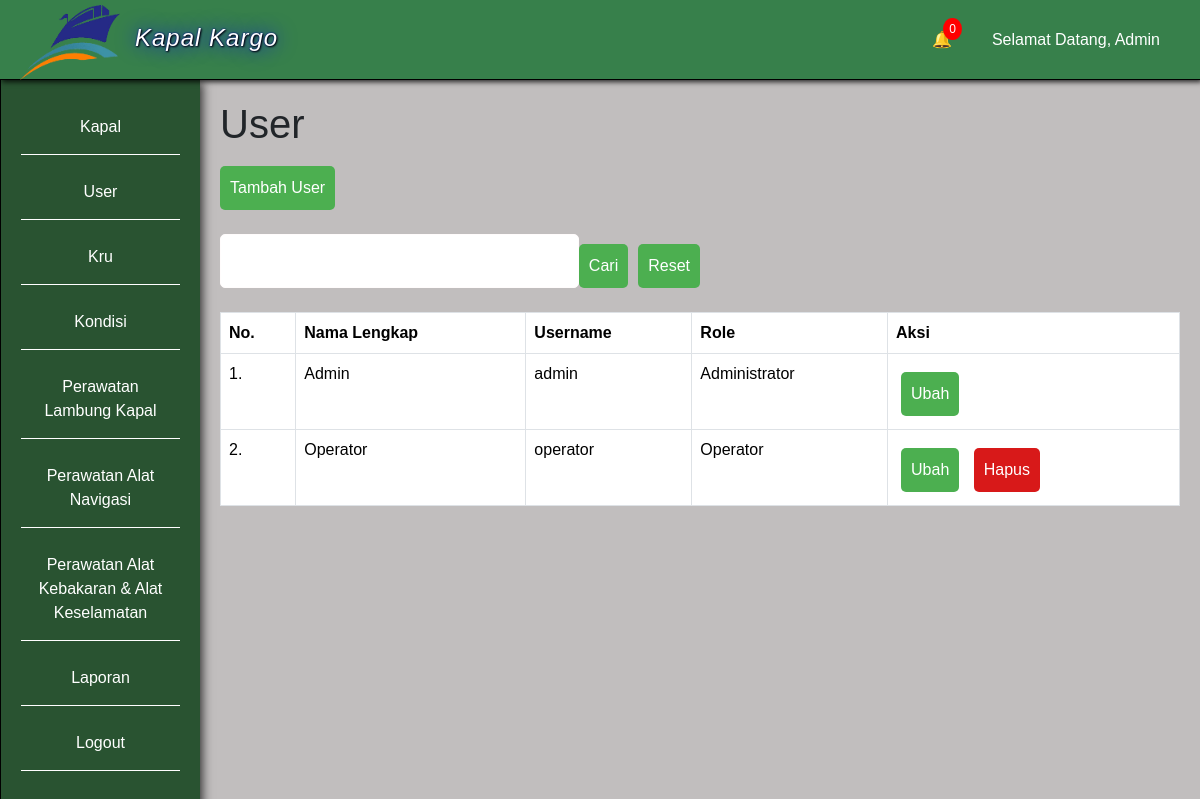
Before: /user.php (signed in) with the older database file.
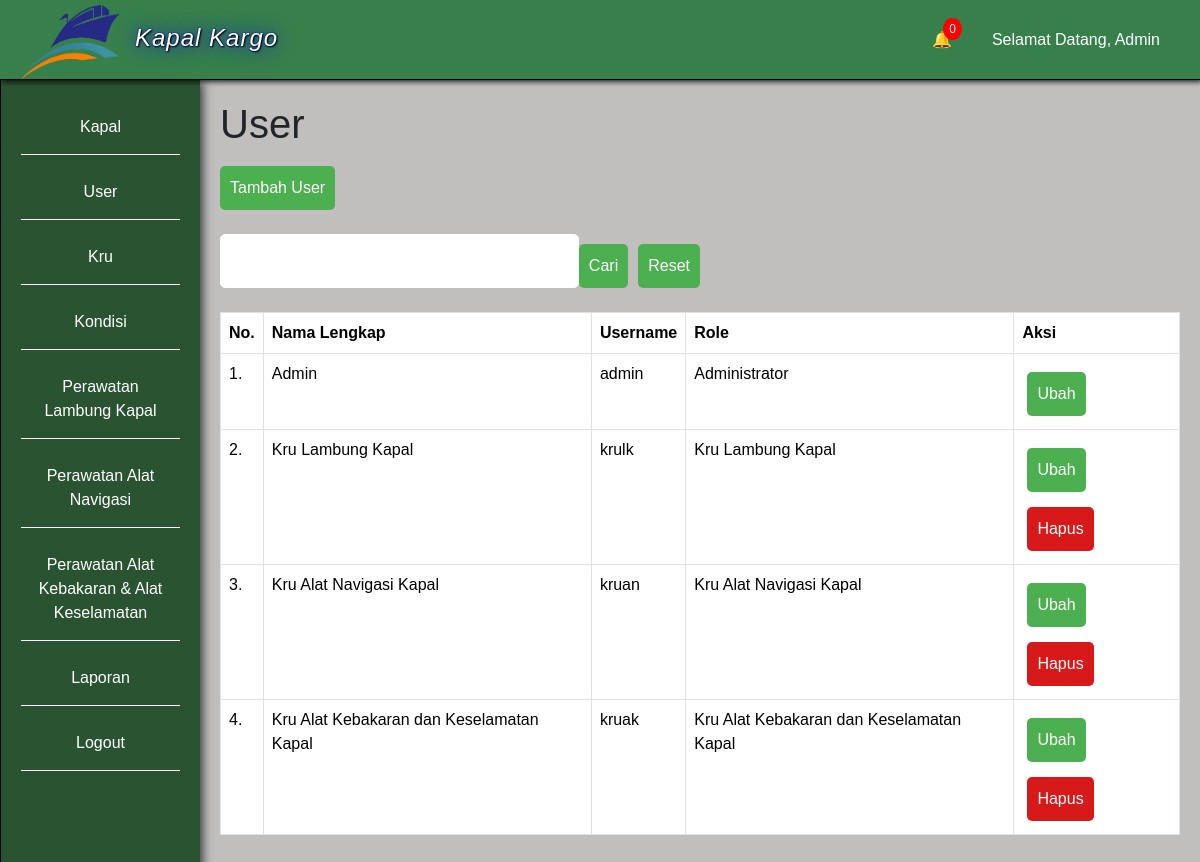
After: the same page with the newer database file.
### tables this page shows
CREATE TABLE `user` (
  `id_user` int(11) NOT NULL,
  `nama_lengkap` varchar(50) NOT NULL,
  `username` varchar(50) NOT NULL,
  `password` varchar(255) NOT NULL,
  `role` enum('Administrator','Kru Lambung Kapal','Kru Alat Navigasi Kapal','Kru Alat Kebakaran dan Keselamatan Kapal') NOT NULL
);

CREATE TABLE `jenis_perawatan` (
  `id_jenis_perawatan` int(11) NOT NULL,
  `jenis_perawatan` varchar(100) NOT NULL
);

### user.php (the view, shortened to what this page needs)
<?php
    include 'koneksi.php';
    $id_user = $_SESSION['id_user'];
    $dataUser = mysqli_fetch_assoc(mysqli_query($conn, "SELECT * FROM user WHERE id_user = '$id_user'"));
    $user = mysqli_query($conn, "SELECT * FROM user ORDER BY role ASC, nama_lengkap ASC");
?>
<!doctype html>
<html lang="en">
  <head>
    <link href="https://cdn.jsdelivr.net/npm/bootstrap@5.3.3/dist/css/bootstrap.min.css" rel="stylesheet">
    <link rel="stylesheet" href="style.css">
  </head>
  <body>
  <?php include 'top-side-bar.php'; ?>
    <div class="main">
    <h1>User</h1>
        <a href="tambah_user.php" class="btn">Tambah User</a>
        <br>
        <br>
        <form method="post" style="display: flex; flex-direction: row; width: 50%;">
            <input type="text" id="cari" name="cari" class="input" required>
            <button type="submit" name="btnCari" class="btn">Cari</button>
            <a href="user.php" class="btn" style="margin-left: 10px;">Reset</a>
        </form>
        <br>
        <table class="table table-bordered">
            <thead>
                <tr>
                    <th>No.</th>
                    <th>Nama Lengkap</th>
                    <th>Username</th>
                    <th>Role</th>
                    <th>Aksi</th>
                </tr>
            </thead>
            <tbody>
                <?php $i = 1; ?>
                <?php foreach ($user as $data_user) : ?>
                    <tr>
                        <td><?= $i++; ?>.</td>
                        <td><?= $data_user['nama_lengkap']; ?></td>
                        <td><?= $data_user['username']; ?></td>
                        <td><?= $data_user['role']; ?></td>
                        <td>
                            <a href="ubah_user.php?id_user=<?= $data_user['id_user']; ?>" class="btn margin-5px">Ubah</a>
                            <?php if ($data_user['role'] != 'Administrator'): ?>
                                <a onclick="return confirm('Apakah Anda yakin ingin menghapus user <?= $data_user['nama_lengkap']; ?>?')" href="hapus_user.php?id_user=<?= $data_user['id_user']; ?>" class="btn margin-5px bg-red">Hapus</a>
                            <?php endif ?>
                        </td>
                    </tr>
                <?php endforeach ?>
            </tbody>
        </table>
    </div>
  </body>
</html>

### top-side-bar.php (shortened to what this page needs)
<div class="topbar" style="z-index: 9999;">
    <div class="logo">
        <img src="foto/logo.png" alt="logo kapal">
        <a href="index.php">Kapal Kargo</a>
    </div>
    <nav>
        <ul style="list-style: none; display: flex; gap: 20px;">
            <li class="notif-dropdown">
                <a href="#" id="notif-icon" onclick="toggleDropdown(event)">
                    🔔
                    <span id="notif-count" class="notif-count">0</span>
                </a>
            </li>
            <li><a href="#">Selamat Datang, <?= htmlspecialchars($dataUser['nama_lengkap']); ?></a></li>
        </ul>
    </nav>
</div>
<div class="sidebar" style="overflow-y: auto; padding-bottom: 150px;">
    <ul>
        <li><a href="kapal.php">Kapal</a></li>
        <?php if ($dataUser['role'] == 'Administrator'): ?>
            <li><a href="user.php">User</a></li>
            <li><a href="kru.php">Kru</a></li>
            <li><a href="kondisi.php">Kondisi</a></li>
        <?php endif ?>
        <?php
            $sidebar_jenis_perawatan = mysqli_query($conn, "SELECT * FROM jenis_perawatan");
         ?>
         <?php if ($dataUser['role'] != 'Administrator'): ?>
             <?php foreach ($sidebar_jenis_perawatan as $data_sidebar_jenis_perawatan): ?>
                <?php
                    if (
                        ($dataUser['role'] == 'Kru Lambung Kapal' && $data_sidebar_jenis_perawatan['id_jenis_perawatan'] == 1) ||
                        ($dataUser['role'] == 'Kru Alat Navigasi Kapal' && $data_sidebar_jenis_perawatan['id_jenis_perawatan'] == 2) ||
                        ($dataUser['role'] == 'Kru Alat Kebakaran dan Keselamatan Kapal' && $data_sidebar_jenis_perawatan['id_jenis_perawatan'] == 3)
                    ):
                ?>
                    <li>
                        <a href="perawatan.php?id_jenis_perawatan=<?= $data_sidebar_jenis_perawatan['id_jenis_perawatan']; ?>">
                            Perawatan <?= $data_sidebar_jenis_perawatan['jenis_perawatan']; ?>
                        </a>
                    </li>
                <?php endif; ?>
            <?php endforeach; ?>
        <?php else: ?>
            <?php foreach ($sidebar_jenis_perawatan as $data_sidebar_jenis_perawatan): ?>
                <li>
                    <a href="perawatan.php?id_jenis_perawatan=<?= $data_sidebar_jenis_perawatan['id_jenis_perawatan']; ?>">
                        Perawatan <?= $data_sidebar_jenis_perawatan['jenis_perawatan']; ?>
                    </a>
                </li>
            <?php endforeach; ?>
        <?php endif ?>
        <?php if ($dataUser['role'] == 'Administrator'): ?>
            <li><a href="laporan.php">Laporan</a></li>
        <?php endif ?>
        <li><a href="logout.php">Logout</a></li>
    </ul>
</div>

### style.css (style rules this page uses)
body { font-family: Arial, sans-serif; background-color: #c1bebe; margin: 0; }
.input { padding: 10px; border: 1px solid #fffcfc; border-radius: 5px; font-size: 16px; width: 100%; }
.margin-5px { margin: 5px; }
.btn { margin-top: 10px; display: inline-block; padding: 10px; border: none; border-radius: 5px; background-color: #4CAF50; color: #fff; font-size: 16px; cursor: pointer; text-decoration: none; }
.bg-red { background-color: rgb(216, 25, 25); }
.topbar { background-color: rgb(55, 128, 75); color: #fff; display: flex; align-items: center; padding: 20px; position: fixed; width: 100%; height: 80px; border-bottom: 1px solid black; box-shadow: 2px 2px 5px rgba(0,0,0,0.8); }
.logo { font-size: 24px; font-weight: 500; margin-right: auto; }
.logo img { width: 100px; height: 75px; margin-top: 5px; margin-right: 15px; float: left; }
.logo a { display: inline-block; margin-top: 20px; font-family:impact, sans-serif; letter-spacing: 1px; text-shadow: 1px 1px 2px black, 0 0 20px blue, 0 0 2px darkblue; font-style: italic; text-decoration: none; color: white; }
nav ul { list-style: none; margin: 0; padding: 0; display: flex; }
nav li { margin-right: 20px; }
nav a { color: #fff; text-decoration: none; font-size: 16px; }
.sidebar { background-color: #295331; color: #fff; height: 100vh; width: 200px; position: fixed; left: 0; padding: 20px; top: 80px; border-left: 1px solid black; box-shadow: 2px 2px 10px rgba(0,0,0,0.8); }
.sidebar ul { list-style: none; margin: 0; padding: 0; }
.sidebar li { border-bottom: 1px solid white; margin-bottom: 10px; text-align: center; }
.sidebar a { display: inline-block; color: #fff; text-decoration: none; font-size: 16px; width: 100%; padding: 15px; margin: auto; }
.main { padding-left: 220px; padding-right: 20px; padding-bottom: 20px; padding-top: 100px; }

### top-side-bar.php (style rules this page uses)
.notif-dropdown { position: relative; display: inline-block; }
.notif-count { position: absolute; top: -10px; right: -10px; background: red; color: white; border-radius: 50%; padding: 2px 6px; font-size: 12px; }

Changed rows visible on the page:
removed user: nama_lengkap "Operator", username "operator", role "Operator"
added user: nama_lengkap "Kru Lambung Kapal", username "krulk", role "Kru Lambung Kapal"
added user: nama_lengkap "Kru Alat Navigasi Kapal", username "kruan", role "Kru Alat Navigasi Kapal"
added user: nama_lengkap "Kru Alat Kebakaran dan Keselamatan Kapal", username "kruak", role "Kru Alat Kebakaran dan Keselamatan Kapal"
